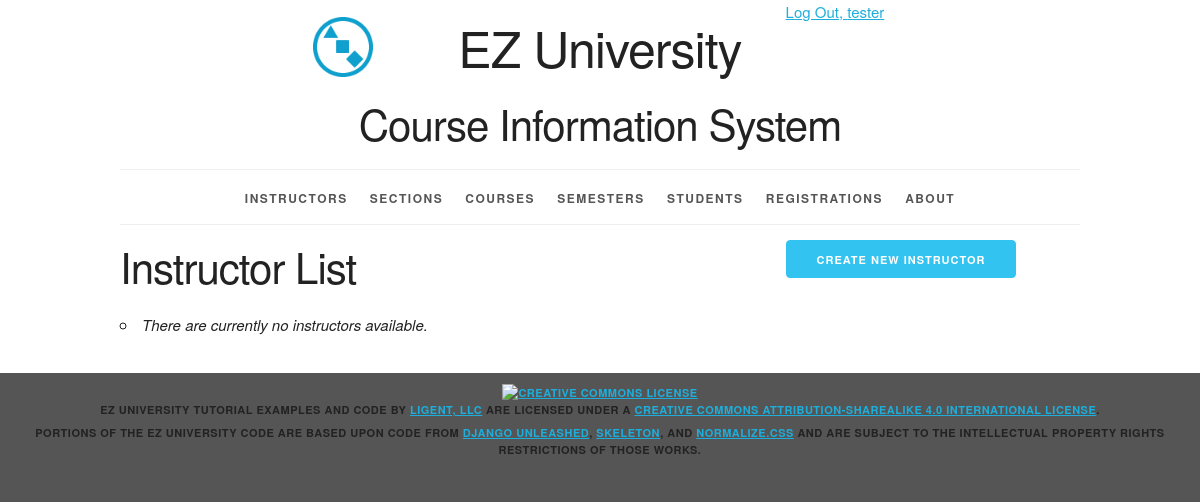
Page /instructor/ (signed in) on the earlier database version.
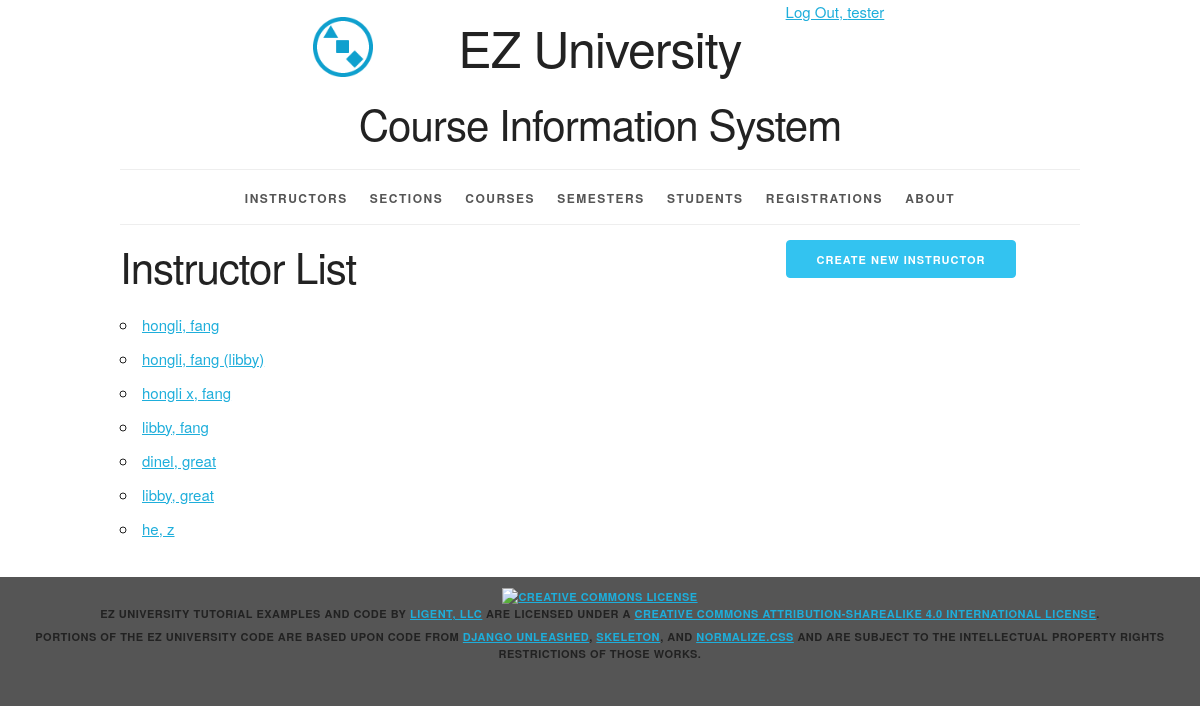
Same page on the later database version.
### courseinfo/models.py (models this page shows, shortened)
class Instructor(models.Model):
    instructor_id = models.AutoField(primary_key=True)
    first_name = models.CharField(max_length=45)
    last_name = models.CharField(max_length=45)
    disambiguator = models.CharField(max_length=45, blank=True, default='')
    def __str__(self):
        result = ''
        if self.disambiguator == '':
            result =  "%s, %s" % (self.first_name, self.last_name)
        else:
            result = "%s, %s (%s)" % (self.first_name, self.last_name, self.disambiguator)
        return result
    def get_absolute_url(self):
        return reverse('courseinfo_instructor_detail_urlpattern',
                       kwargs={'pk': self.pk})
    class Meta:
        ordering = ['last_name', 'first_name', 'disambiguator']
        constraints = [
            UniqueConstraint(fields=['last_name', 'first_name', 'disambiguator'],
                             name='unique_instructor')
        ]

### courseinfo/views.py (the view)
# urls.py: path('instructor/', InstructorList.as_view(),
class InstructorList(LoginRequiredMixin, PermissionRequiredMixin, PageLinksMixin, ListView):
    paginate_by = 25
    model = Instructor
    permission_required = 'courseinfo.view_instructor'

### courseinfo/utils.py (called while the page is built)
    def first_page(self, page):
        if page.number > 1:
            return self._page_urls(1)
        return None

    def previous_page(self, page):
        if (page.has_previous()
                and page.number > 2):
            return self._page_urls(
                page.previous_page_number())
        return None

    def next_page(self, page):
        last_page = page.paginator.num_pages
        if (page.has_next()
                and page.number < last_page - 1):
            return self._page_urls(
                page.next_page_number())
        return None

    def last_page(self, page):
        last_page = page.paginator.num_pages
        if page.number < last_page:
            return self._page_urls(last_page)
        return None

    def get_context_data(self, **kwargs):
        context = super().get_context_data(
            **kwargs)
        page = context.get('page_obj')
        if page is not None:
            context.update({
                'first_page_url':
                    self.first_page(page),
                'previous_page_url':
                    self.previous_page(page),
                'next_page_url':
                    self.next_page(page),
                'last_page_url':
                    self.last_page(page),
            })
        return context

### courseinfo/templates/courseinfo/instructor_list.html (shortened to what this page needs)
{% extends 'courseinfo/base.html' %}
{% block create_button %}
    {% if perms.courseinfo.add_instructor %}
        <a
                href="{% url 'courseinfo_instructor_create_urlpattern' %}"
                class="button button-primary">
            Create New Instructor</a>
    {% endif %}
{% endblock %}
{% block org_content %}
    <h2>Instructor List</h2>
    <ul>
        {% for instructor in instructor_list %}
            <li>
                <a href="{{ instructor.get_absolute_url }}">
                    {{ instructor }}</a>
            </li>
        {% empty %}
            <li><em>There are currently no instructors available.</em></li>
        {% endfor %}
    </ul>
{% endblock %}

### courseinfo/templates/courseinfo/base.html (shortened to what this page needs)
{% load static %}
<!DOCTYPE html>
<html lang="en">
<head>
    <link rel="stylesheet" type="text/css"
          href="{% static 'coursinfo/normalize.css' %}">
    <link rel="stylesheet" type="text/css"
          href="{% static 'courseinfo/skeleton.css' %}">
    <link rel="stylesheet" type="text/css"
          href="{% static 'courseinfo/style.css' %}">
</head>
<body>
<div class="container">
    <div class="status row">
        <div class="offset-by-eight four columns">
            <ul class="inline">
                {% if user.is_authenticated %}
                    <li><a href="{% url 'logout_urlpattern' %}">
                        Log Out, {{ user.get_username }}</a></li>
                {% else %}
                    <li><a href="{% url 'login_urlpattern' %}">
                        Log In</a></li>
                {% endif %}
            </ul>
        </div>
    </div>
    <header class="row">
        <div class="offset-by-one ten columns">
            <h1 class="logo">EZ University</h1>
            <h2>Course Information System</h2>
        </div>
    </header>
    <nav>
        <ul>
            {% if perms.courseinfo.view_instructor %}
                <li>
                    <a href="{% url 'courseinfo_instructor_list_urlpattern' %}">
                        Instructors</a></li>
            {% endif %}
            {% if perms.courseinfo.view_section %}
                <li>
                    <a href="{% url 'courseinfo_section_list_urlpattern' %}">
                        Sections</a></li>
            {% endif %}
            {% if perms.courseinfo.view_course %}
                <li>
                    <a href="{% url 'courseinfo_course_list_urlpattern' %}">
                        Courses</a></li>
            {% endif %}
            {% if perms.courseinfo.view_semester %}
                <li>
                    <a href="{% url 'courseinfo_semester_list_urlpattern' %}">
                        Semesters</a></li>
            {% endif %}
            {% if perms.courseinfo.view_student %}
                <li>
                    <a href="{% url 'courseinfo_student_list_urlpattern' %}">
                        Students</a></li>
            {% endif %}
            {% if perms.courseinfo.view_registration %}
                <li>
                    <a href="{% url 'courseinfo_registration_list_urlpattern' %}">
                        Registrations</a></li>
            {% endif %}
            <li>
                <a href="{% url 'about_urlpattern' %}">
                    About</a></li>
        </ul>
    </nav>
    <main>
        {% block content %}
            <div class="row">
                <section class="eight columns">
                    {% block org_content %}{% endblock %}
                </section>
                <section class="desktop four columns">
                    {% block create_button %}{% endblock %}
                </section>
            </div>
        {% endblock %}
    </main>
</div>
<footer>
    <p>
        <a rel="license" href="http://creativecommons.org/licenses/by-sa/4.0/">
            <img alt="Creative Commons License" style="border-width:0"
                 src="https://i.creativecommons.org/l/by-sa/4.0/88x31.png"/>
        </a><br/><span property="dct:title">EZ University Tutorial Examples and Code</span>
        by
        <a href="https://www.ligent.net" property="cc:attributionName"
           rel="cc:attributionURL">Ligent, LLC</a> are licensed under a
        <a rel="license" href="http://creativecommons.org/licenses/by-sa/4.0/">Creative Commons Attribution-ShareAlike
            4.0 International License</a>.
    </p>
    <p>Portions of the EZ University code are based upon code from
        <a href="https://django-unleashed.com">Django Unleashed</a>,
        <a href="http://getskeleton.com/">Skeleton</a>, and
        <a href="https://necolas.github.io/normalize.css/">Normalize.css</a> and
        are subject to the intellectual property rights restrictions of those works.
    </p>
</footer>
</body>
</html>

### courseinfo/static/courseinfo/skeleton.css (style rules this page uses)
.container { position: relative; width: 100%; max-width: 960px; margin: 0 auto; padding: 0 20px; box-sizing: border-box; }
.column, .columns { width: 100%; float: left; box-sizing: border-box; }
@media (min-width: 400px) { .container { width: 85%; padding: 0; } }
@media (min-width: 550px) { .container { width: 80%; } }
@media (min-width: 550px) { .column, .columns { margin-left: 4%; } }
@media (min-width: 550px) { .column:first-child, .columns:first-child { margin-left: 0; } }
@media (min-width: 550px) { .four.columns { width: 30.6666666667%; } }
@media (min-width: 550px) { .eight.columns { width: 65.3333333333%; } }
@media (min-width: 550px) { .ten.columns { width: 82.6666666667%; } }
@media (min-width: 550px) { .offset-by-one.column, .offset-by-one.columns { margin-left: 8.66666666667%; } }
@media (min-width: 550px) { .offset-by-eight.column, .offset-by-eight.columns { margin-left: 69.3333333333%; } }
html { font-size: 62.5%; }
body { font-size: 1.5em; line-height: 1.6; font-weight: 400; font-family: "Raleway", "HelveticaNeue", "Helvetica Neue", Helvetica, Arial, sans-serif; color: #222; }
h1, h2, h3, h4, h5, h6 { margin-top: 0; margin-bottom: 2rem; font-weight: 300; }
h1 { font-size: 4.0rem; line-height: 1.2; letter-spacing: -.1rem; }
h2 { font-size: 3.6rem; line-height: 1.25; letter-spacing: -.1rem; }
@media (min-width: 550px) { h1 { font-size: 5.0rem; } }
@media (min-width: 550px) { h2 { font-size: 4.2rem; } }
p { margin-top: 0; }
a { color: #1EAEDB; }
.button, button, input[type="submit"], input[type="reset"], input[type="button"] { display: inline-block; height: 38px; padding: 0 30px; color: #555; text-align: center; font-size: 11px; font-weight: 600; line-height: 38px; letter-spacing: .1rem; text-transform: uppercase; text-decoration: none; white-space: nowrap; background-color: transparent; border-radius: 4px; border: 1px solid #bbb; cursor: pointer; box-sizing: border-box; }
.button.button-primary, button.button-primary, input[type="submit"].button-primary, input[type="reset"].button-primary, input[type="button"].button-primary { color: #FFF; background-color: #33C3F0; border-color: #33C3F0; }
ul { list-style: circle inside; }
ol, ul { padding-left: 0; margin-top: 0; }
li { margin-bottom: 1rem; }
button, .button { margin-bottom: 1rem; }
pre, blockquote, dl, figure, table, p, ul, ol, form { margin-bottom: 2.5rem; }
.container:after, .row:after, .u-cf { content: ""; display: table; clear: both; }

### courseinfo/static/courseinfo/style.css (style rules this page uses)
.desktop { display: none; }
@media (min-width: 550px) { .desktop { display: block; } }
html { height: 100%; background-color: #555; }
body { background-color: white; }
body>div>header { text-align: center;; }
header h1 { display: inline-block; font-weight: normal; font-style: normal; width: 100%; margin-top: 0; padding-top: 0; }
.logo { padding-top: 50px; background-image: url("/static/courseinfo/logo.png"); background-size: 50px; background-repeat: no-repeat; background-position: top; }
@media (min-width: 750px) { .logo { padding-top: 0; background-size: contain; background-position: 0% 0%; } }
@media (min-width: 1000px) { .logo { background-position: 10% 0%; } }
@media (min-width: 1200px) { .logo { background-position: 15% 0%; } }
nav { border-top: 1px solid #eee; width: 100%; border-bottom: 1px solid #eee; margin: 0 0 1em; padding: 0; }
nav ul { margin: 0; padding: 1em 0; list-style-type: none; text-align: center; }
nav ul li { display: inline; padding: 0; margin: 0 0.25em; font-weight: 600; text-transform: uppercase; text-align: center; font-size: 1rem; letter-spacing: .10rem; }
@media (min-width: 400px) { nav ul li { letter-spacing: .15rem; font-size: 1.2rem; margin: 0 0.5em; } }
@media (min-width: 550px) { nav ul li { margin: 0 0.75em; } }
nav ul li a { color: #555; text-decoration: none; background-color: transparent; cursor: pointer; }
.inline { list-style-type: none; padding: 0; margin: 0 0 -0.5em; }
.inline li { display: inline; }
body>footer { width: 100%; background-color: #555; font-size: 1.1rem; letter-spacing: .05rem; font-weight: 600; text-transform: uppercase; text-align: center; padding: 1em 0; margin: 1em 0; }
body>footer p { margin-bottom: 0.5rem; }

Differences in the rows shown:
added Instructor: disambiguator+first_name+last_name "hongli, fang"
added Instructor: disambiguator+first_name+last_name "hongli, fang (libby)"
added Instructor: disambiguator+first_name+last_name "hongli x, fang"
added Instructor: disambiguator+first_name+last_name "libby, fang"
added Instructor: disambiguator+first_name+last_name "dinel, great"
added Instructor: disambiguator+first_name+last_name "libby, great"
added Instructor: disambiguator+first_name+last_name "he, z"
Other differences:
text no longer shown: "There are currently no instructors available."
